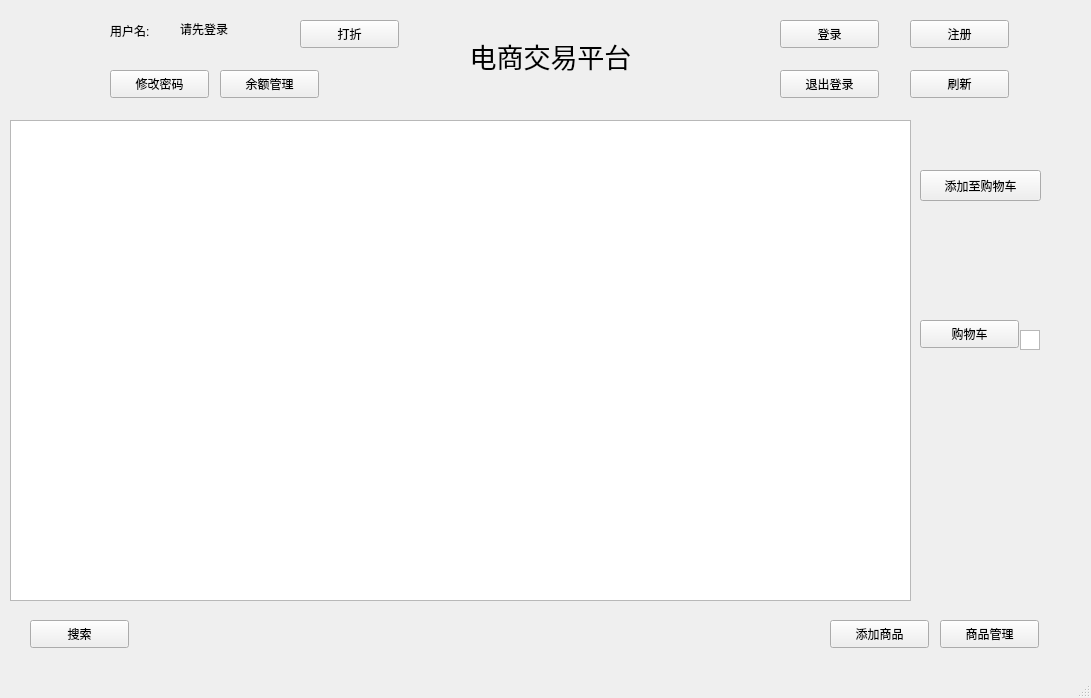
<?xml version="1.0" encoding="UTF-8"?>
<ui version="4.0">
 <class>MainWindow</class>
 <widget class="QMainWindow" name="MainWindow">
  <property name="geometry">
   <rect>
    <x>0</x>
    <y>0</y>
    <width>1091</width>
    <height>698</height>
   </rect>
  </property>
  <property name="windowTitle">
   <string>MainWindow</string>
  </property>
  <widget class="QWidget" name="centralwidget">
   <widget class="QTableView" name="tableView">
    <property name="geometry">
     <rect>
      <x>10</x>
      <y>120</y>
      <width>901</width>
      <height>481</height>
     </rect>
    </property>
   </widget>
   <widget class="QLabel" name="label">
    <property name="geometry">
     <rect>
      <x>440</x>
      <y>30</y>
      <width>221</width>
      <height>51</height>
     </rect>
    </property>
    <property name="font">
     <font>
      <pointsize>20</pointsize>
     </font>
    </property>
    <property name="text">
     <string>电商交易平台</string>
    </property>
    <property name="alignment">
     <set>Qt::AlignCenter</set>
    </property>
   </widget>
   <widget class="QPushButton" name="loginButton">
    <property name="geometry">
     <rect>
      <x>780</x>
      <y>20</y>
      <width>99</width>
      <height>28</height>
     </rect>
    </property>
    <property name="text">
     <string>登录</string>
    </property>
   </widget>
   <widget class="QPushButton" name="registerButton">
    <property name="geometry">
     <rect>
      <x>910</x>
      <y>20</y>
      <width>99</width>
      <height>28</height>
     </rect>
    </property>
    <property name="text">
     <string>注册</string>
    </property>
   </widget>
   <widget class="QLabel" name="label_2">
    <property name="geometry">
     <rect>
      <x>110</x>
      <y>20</y>
      <width>81</width>
      <height>21</height>
     </rect>
    </property>
    <property name="text">
     <string>用户名:</string>
    </property>
   </widget>
   <widget class="QLabel" name="userLabel">
    <property name="geometry">
     <rect>
      <x>180</x>
      <y>20</y>
      <width>81</width>
      <height>18</height>
     </rect>
    </property>
    <property name="text">
     <string>请先登录</string>
    </property>
   </widget>
   <widget class="QPushButton" name="passwordButton">
    <property name="geometry">
     <rect>
      <x>110</x>
      <y>70</y>
      <width>99</width>
      <height>28</height>
     </rect>
    </property>
    <property name="inputMethodHints">
     <set>Qt::ImhNone</set>
    </property>
    <property name="text">
     <string>修改密码</string>
    </property>
   </widget>
   <widget class="QPushButton" name="discountButton">
    <property name="geometry">
     <rect>
      <x>300</x>
      <y>20</y>
      <width>99</width>
      <height>28</height>
     </rect>
    </property>
    <property name="text">
     <string>打折</string>
    </property>
   </widget>
   <widget class="QPushButton" name="searchButton">
    <property name="geometry">
     <rect>
      <x>30</x>
      <y>620</y>
      <width>99</width>
      <height>28</height>
     </rect>
    </property>
    <property name="text">
     <string>搜索</string>
    </property>
   </widget>
   <widget class="QPushButton" name="managegoodsButton">
    <property name="geometry">
     <rect>
      <x>940</x>
      <y>620</y>
      <width>99</width>
      <height>28</height>
     </rect>
    </property>
    <property name="text">
     <string>商品管理</string>
    </property>
   </widget>
   <widget class="QPushButton" name="managebalanceButton">
    <property name="geometry">
     <rect>
      <x>220</x>
      <y>70</y>
      <width>99</width>
      <height>28</height>
     </rect>
    </property>
    <property name="text">
     <string>余额管理</string>
    </property>
   </widget>
   <widget class="QPushButton" name="addgoodsButton">
    <property name="geometry">
     <rect>
      <x>830</x>
      <y>620</y>
      <width>99</width>
      <height>28</height>
     </rect>
    </property>
    <property name="text">
     <string>添加商品</string>
    </property>
   </widget>
   <widget class="QPushButton" name="cancelloginButton">
    <property name="geometry">
     <rect>
      <x>780</x>
      <y>70</y>
      <width>99</width>
      <height>28</height>
     </rect>
    </property>
    <property name="text">
     <string>退出登录</string>
    </property>
   </widget>
   <widget class="QPushButton" name="freshButton">
    <property name="geometry">
     <rect>
      <x>910</x>
      <y>70</y>
      <width>99</width>
      <height>28</height>
     </rect>
    </property>
    <property name="text">
     <string>刷新</string>
    </property>
   </widget>
   <widget class="QPushButton" name="addtocartButton">
    <property name="enabled">
     <bool>true</bool>
    </property>
    <property name="geometry">
     <rect>
      <x>920</x>
      <y>170</y>
      <width>121</width>
      <height>31</height>
     </rect>
    </property>
    <property name="text">
     <string>添加至购物车</string>
    </property>
   </widget>
   <widget class="QPushButton" name="cartButton">
    <property name="geometry">
     <rect>
      <x>920</x>
      <y>320</y>
      <width>99</width>
      <height>28</height>
     </rect>
    </property>
    <property name="text">
     <string>购物车</string>
    </property>
   </widget>
   <widget class="QTableWidget" name="tableWidget">
    <property name="enabled">
     <bool>true</bool>
    </property>
    <property name="geometry">
     <rect>
      <x>1020</x>
      <y>330</y>
      <width>20</width>
      <height>20</height>
     </rect>
    </property>
   </widget>
  </widget>
  <widget class="QMenuBar" name="menubar">
   <property name="geometry">
    <rect>
     <x>0</x>
     <y>0</y>
     <width>1091</width>
     <height>26</height>
    </rect>
   </property>
  </widget>
  <widget class="QStatusBar" name="statusbar"/>
 </widget>
 <resources/>
 <connections/>
</ui>
